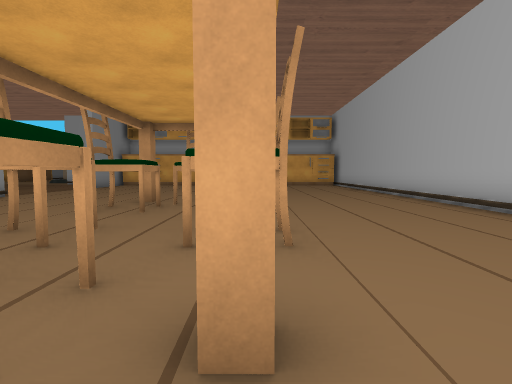
view 1 (above)

19 first-person views from a walk through a 3-D level made in the Unity game engine. The camera is 1.5 m above the floor, tilts 4° down and sees 85° across. The floor is counted in squares, 2 m on a side. Each view is taken from the middle of a square. On the plan, view 1 faces up. The plan holds only what a view shows up to about 10 squares ahead; the rest is blank. The place goes on beyond the plan. The player is left out. Some animated figures are not drawn. Some surface patterns are stand-ins.

view 2
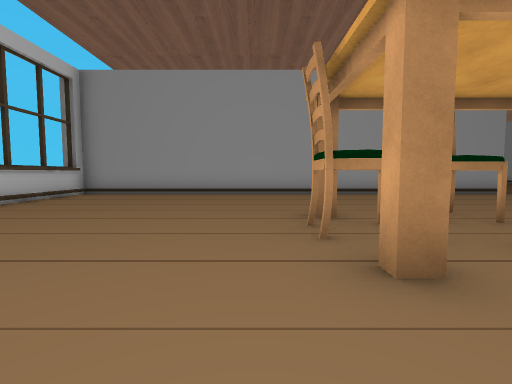

view 3
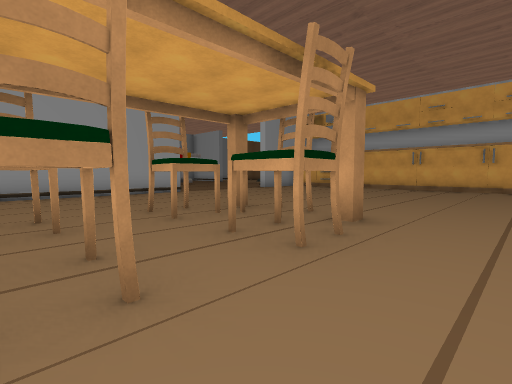

view 4
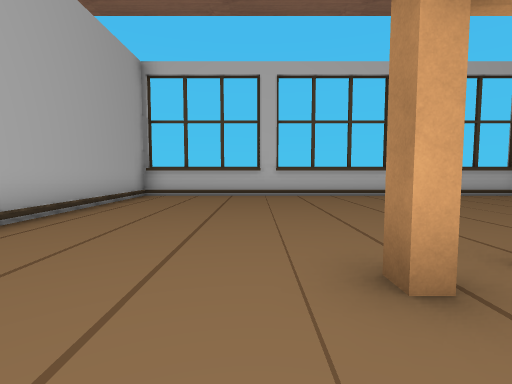

view 5
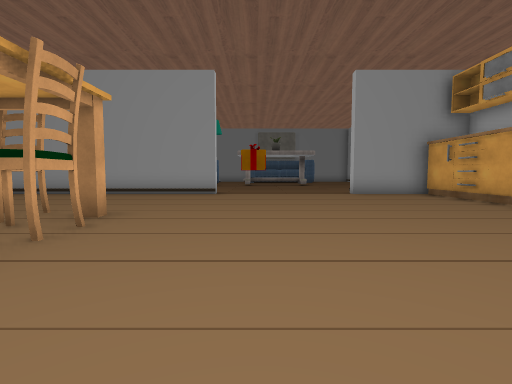

view 6
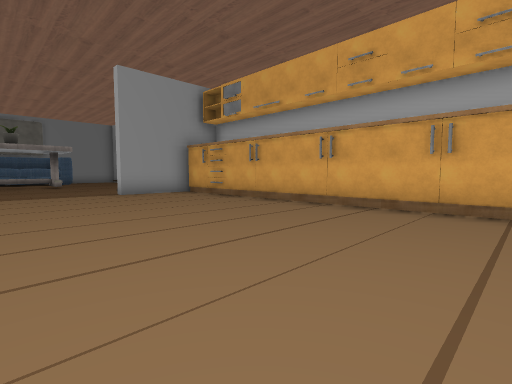

view 7
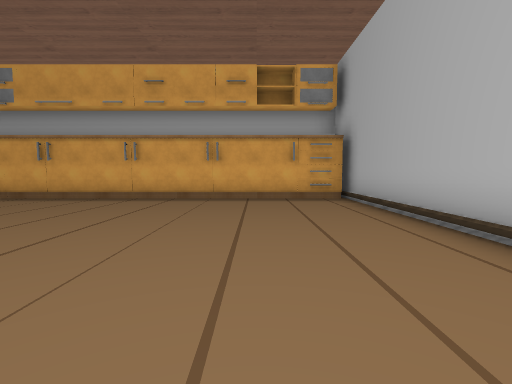

view 8
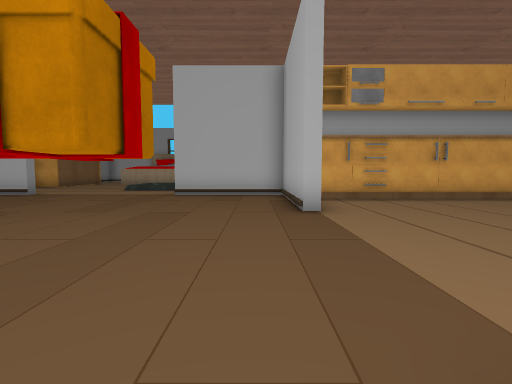

view 9
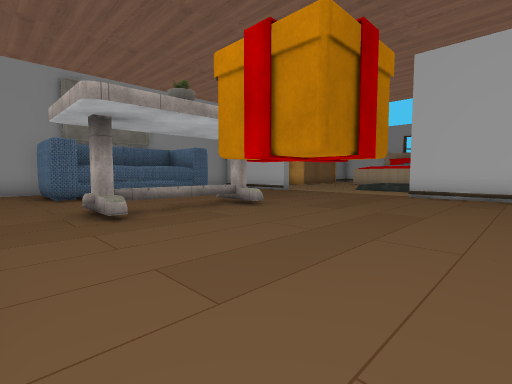

view 10
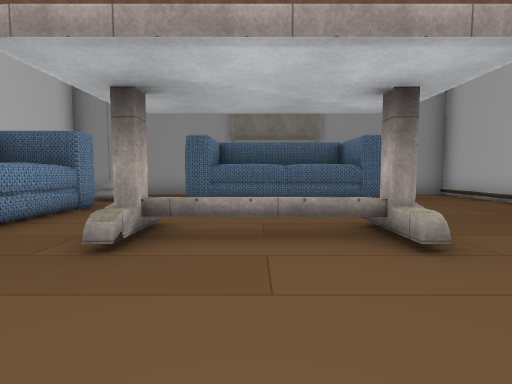

view 11
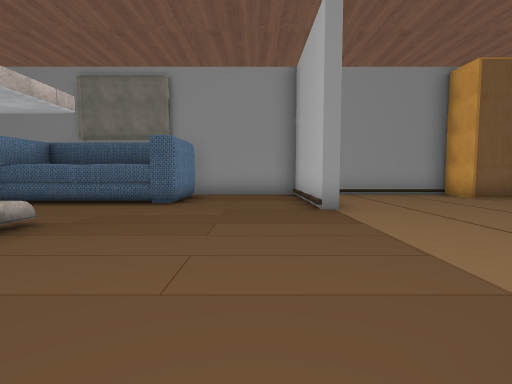

view 12
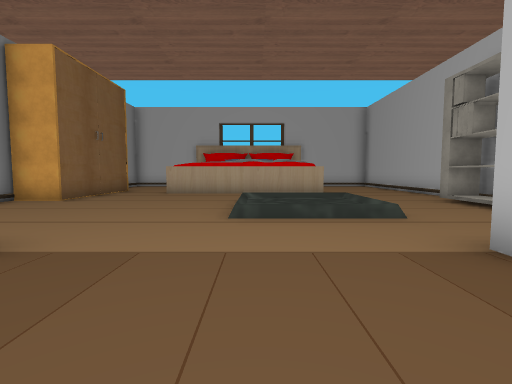

view 13
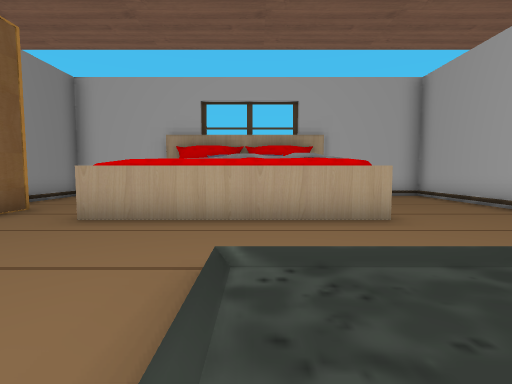

view 14
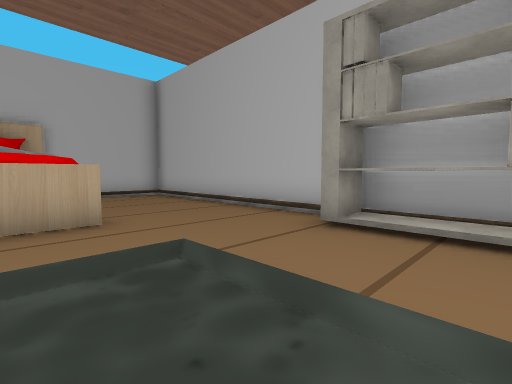

view 15
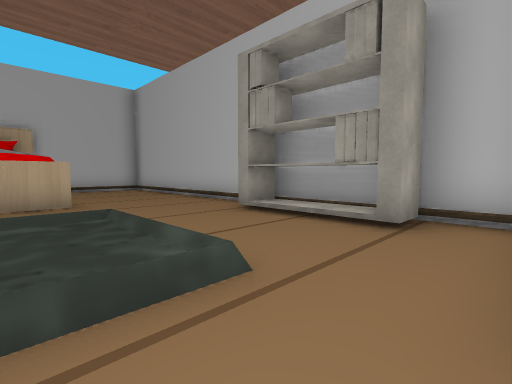

view 16
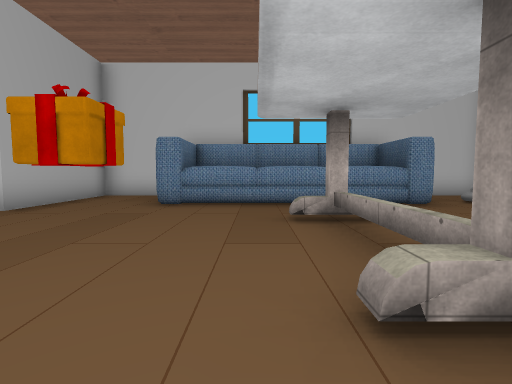

view 17
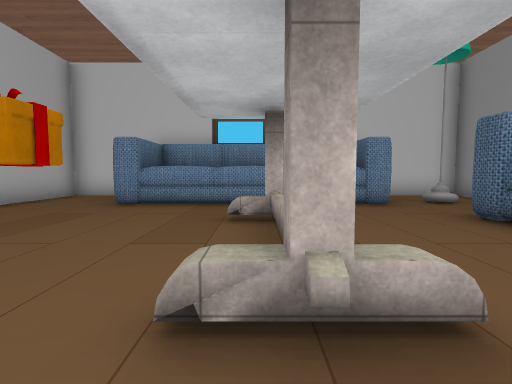

view 18
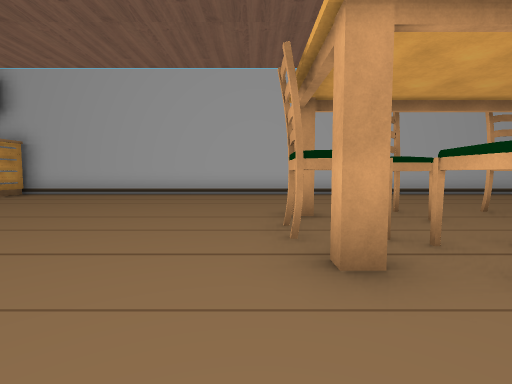

view 19
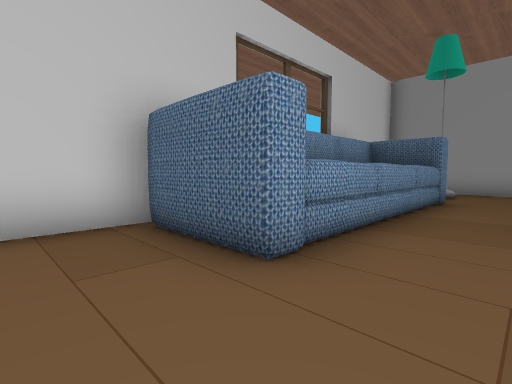

### Floor plan
Key: @ floor where view 1 was taken; # wall or solid block; . main floor; : floor 0.25 m higher than the main floor; / step, stairs or slope; = window, fence, low wall or low ledge; ^ raised ledge; C chair; O other object.
Columns run from 21 left of view 1 to 5 right of it. Each row starts with its distance up from view 1.
 30 ##         ###
 29 #.        ...#
 28 #..       ...#
 27  ...      ...#
 26  #..      ...#
 25  #..######...#
 24  #...........#
 23 ##...........#
 22 #......///..O#
 21 #......:::..:#
 20 #......:::..O#
 19 #............#
 18 # ...........#
 17 #####.....####  #       ###
 16 #............##O####O####O#
 15 #............#............#
 14 ####.........#............#
 13  O #..=^..................#
 12  O #...=..................#
 11  O #...=..................#
 10  O##...=..OO..............#
  9 #.....=#..................#
  8 #............#............#
  7 #.#.#######..#....#CC#....#
  6 #...      #..#....CC.C....#
  5 ####      ####............#
  4              #............#
  3              #....CC.C....#
  2              #.....C......#
  1              #.....CC#....#
  0              #.......@....#
 -1              #............#
 -2              #............#
 -3              #............#
 -4              #............#
 -5              #............#
 -6              ##############

Positions as (right, up) in squares from view 1, and headings:
1: (0, 0), facing up
2: (2, 0), facing left
3: (2, 3), facing up-left
4: (1, 3), facing down
5: (2, 10), facing left
6: (2, 10), facing up-left
7: (2, 8), facing up
8: (-9, 8), facing up
9: (-9, 8), facing up-left
10: (-11, 11), facing left
11: (-11, 16), facing left
12: (-14, 15), facing up
13: (-14, 20), facing up
14: (-13, 20), facing up-right
15: (-13, 18), facing up-right
16: (-13, 14), facing down
17: (-14, 14), facing down
18: (-5, 8), facing right
19: (-9, 9), facing down-left
